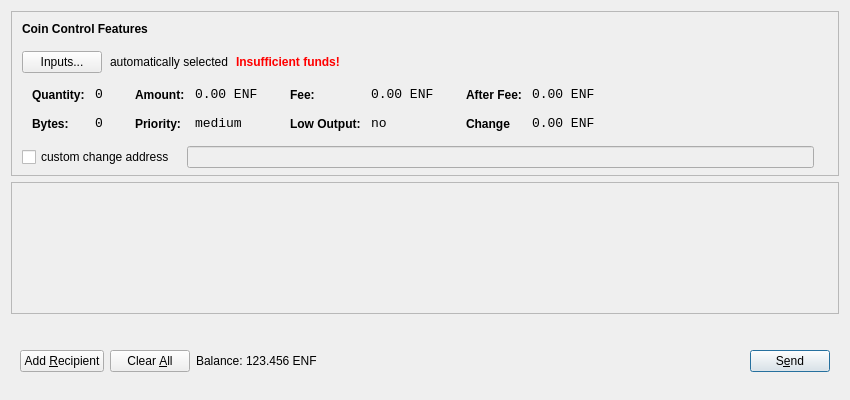
<?xml version="1.0" encoding="UTF-8"?>
<ui version="4.0">
 <class>SendCoinsDialog</class>
 <widget class="QDialog" name="SendCoinsDialog">
  <property name="geometry">
   <rect>
    <x>0</x>
    <y>0</y>
    <width>850</width>
    <height>400</height>
   </rect>
  </property>
  <property name="windowTitle">
   <string>Send Coins</string>
  </property>
  <layout class="QVBoxLayout" name="verticalLayout" stretch="0,1,0">
   <property name="bottomMargin">
    <number>8</number>
   </property>
   <item>
    <widget class="QFrame" name="frameCoinControl">
     <property name="sizePolicy">
      <sizepolicy hsizetype="Expanding" vsizetype="Expanding">
       <horstretch>0</horstretch>
       <verstretch>0</verstretch>
      </sizepolicy>
     </property>
     <property name="maximumSize">
      <size>
       <width>16777215</width>
       <height>16777215</height>
      </size>
     </property>
     <property name="frameShape">
      <enum>QFrame::StyledPanel</enum>
     </property>
     <property name="frameShadow">
      <enum>QFrame::Sunken</enum>
     </property>
     <layout class="QVBoxLayout" name="verticalLayoutCoinControl2">
      <property name="spacing">
       <number>6</number>
      </property>
      <property name="leftMargin">
       <number>0</number>
      </property>
      <property name="topMargin">
       <number>0</number>
      </property>
      <property name="rightMargin">
       <number>0</number>
      </property>
      <property name="bottomMargin">
       <number>6</number>
      </property>
      <item>
       <layout class="QVBoxLayout" name="verticalLayoutCoinControl" stretch="0,0,0,0,1">
        <property name="spacing">
         <number>0</number>
        </property>
        <property name="leftMargin">
         <number>10</number>
        </property>
        <property name="topMargin">
         <number>10</number>
        </property>
        <item>
         <layout class="QHBoxLayout" name="horizontalLayoutCoinControl1">
          <property name="bottomMargin">
           <number>15</number>
          </property>
          <item>
           <widget class="QLabel" name="labelCoinControlFeatures">
            <property name="sizePolicy">
             <sizepolicy hsizetype="Preferred" vsizetype="Maximum">
              <horstretch>0</horstretch>
              <verstretch>0</verstretch>
             </sizepolicy>
            </property>
            <property name="font">
             <font>
              <weight>75</weight>
              <bold>true</bold>
             </font>
            </property>
            <property name="styleSheet">
             <string notr="true">font-weight:bold;</string>
            </property>
            <property name="text">
             <string>Coin Control Features</string>
            </property>
           </widget>
          </item>
         </layout>
        </item>
        <item>
         <layout class="QHBoxLayout" name="horizontalLayoutCoinControl2" stretch="0,0,0,0">
          <property name="spacing">
           <number>8</number>
          </property>
          <property name="bottomMargin">
           <number>10</number>
          </property>
          <item>
           <widget class="QPushButton" name="pushButtonCoinControl">
            <property name="styleSheet">
             <string notr="true"/>
            </property>
            <property name="text">
             <string>Inputs...</string>
            </property>
           </widget>
          </item>
          <item>
           <widget class="QLabel" name="labelCoinControlAutomaticallySelected">
            <property name="text">
             <string>automatically selected</string>
            </property>
            <property name="margin">
             <number>5</number>
            </property>
           </widget>
          </item>
          <item>
           <widget class="QLabel" name="labelCoinControlInsuffFunds">
            <property name="font">
             <font>
              <weight>75</weight>
              <bold>true</bold>
             </font>
            </property>
            <property name="styleSheet">
             <string notr="true">color:red;font-weight:bold;</string>
            </property>
            <property name="text">
             <string>Insufficient funds!</string>
            </property>
            <property name="margin">
             <number>5</number>
            </property>
           </widget>
          </item>
          <item>
           <spacer name="horizontalSpacerCoinControl">
            <property name="orientation">
             <enum>Qt::Horizontal</enum>
            </property>
            <property name="sizeHint" stdset="0">
             <size>
              <width>40</width>
              <height>1</height>
             </size>
            </property>
           </spacer>
          </item>
         </layout>
        </item>
        <item>
         <widget class="QWidget" name="widgetCoinControl" native="true">
          <property name="sizePolicy">
           <sizepolicy hsizetype="Preferred" vsizetype="Preferred">
            <horstretch>0</horstretch>
            <verstretch>0</verstretch>
           </sizepolicy>
          </property>
          <property name="minimumSize">
           <size>
            <width>0</width>
            <height>0</height>
           </size>
          </property>
          <property name="styleSheet">
           <string notr="true"/>
          </property>
          <layout class="QHBoxLayout" name="horizontalLayoutCoinControl5">
           <property name="leftMargin">
            <number>0</number>
           </property>
           <property name="topMargin">
            <number>0</number>
           </property>
           <property name="rightMargin">
            <number>0</number>
           </property>
           <property name="bottomMargin">
            <number>0</number>
           </property>
           <item>
            <layout class="QHBoxLayout" name="horizontalLayoutCoinControl3" stretch="0,0,0,1">
             <property name="spacing">
              <number>20</number>
             </property>
             <property name="topMargin">
              <number>0</number>
             </property>
             <property name="bottomMargin">
              <number>10</number>
             </property>
             <item>
              <layout class="QFormLayout" name="formLayoutCoinControl1">
               <property name="horizontalSpacing">
                <number>10</number>
               </property>
               <property name="verticalSpacing">
                <number>14</number>
               </property>
               <property name="leftMargin">
                <number>10</number>
               </property>
               <property name="topMargin">
                <number>4</number>
               </property>
               <property name="rightMargin">
                <number>6</number>
               </property>
               <item row="0" column="0">
                <widget class="QLabel" name="labelCoinControlQuantityText">
                 <property name="styleSheet">
                  <string notr="true">font-weight:bold;</string>
                 </property>
                 <property name="text">
                  <string>Quantity:</string>
                 </property>
                 <property name="margin">
                  <number>0</number>
                 </property>
                </widget>
               </item>
               <item row="0" column="1">
                <widget class="QLabel" name="labelCoinControlQuantity">
                 <property name="font">
                  <font>
                   <family>Monospace</family>
                   <pointsize>10</pointsize>
                  </font>
                 </property>
                 <property name="cursor">
                  <cursorShape>IBeamCursor</cursorShape>
                 </property>
                 <property name="contextMenuPolicy">
                  <enum>Qt::ActionsContextMenu</enum>
                 </property>
                 <property name="text">
                  <string>0</string>
                 </property>
                 <property name="margin">
                  <number>0</number>
                 </property>
                 <property name="textInteractionFlags">
                  <set>Qt::LinksAccessibleByMouse|Qt::TextSelectableByKeyboard|Qt::TextSelectableByMouse</set>
                 </property>
                </widget>
               </item>
               <item row="1" column="0">
                <widget class="QLabel" name="labelCoinControlBytesText">
                 <property name="styleSheet">
                  <string notr="true">font-weight:bold;</string>
                 </property>
                 <property name="text">
                  <string>Bytes:</string>
                 </property>
                </widget>
               </item>
               <item row="1" column="1">
                <widget class="QLabel" name="labelCoinControlBytes">
                 <property name="font">
                  <font>
                   <family>Monospace</family>
                   <pointsize>10</pointsize>
                  </font>
                 </property>
                 <property name="cursor">
                  <cursorShape>IBeamCursor</cursorShape>
                 </property>
                 <property name="contextMenuPolicy">
                  <enum>Qt::ActionsContextMenu</enum>
                 </property>
                 <property name="text">
                  <string>0</string>
                 </property>
                 <property name="textInteractionFlags">
                  <set>Qt::LinksAccessibleByMouse|Qt::TextSelectableByKeyboard|Qt::TextSelectableByMouse</set>
                 </property>
                </widget>
               </item>
              </layout>
             </item>
             <item>
              <layout class="QFormLayout" name="formLayoutCoinControl2">
               <property name="horizontalSpacing">
                <number>10</number>
               </property>
               <property name="verticalSpacing">
                <number>14</number>
               </property>
               <property name="leftMargin">
                <number>6</number>
               </property>
               <property name="topMargin">
                <number>4</number>
               </property>
               <property name="rightMargin">
                <number>6</number>
               </property>
               <item row="0" column="0">
                <widget class="QLabel" name="labelCoinControlAmountText">
                 <property name="styleSheet">
                  <string notr="true">font-weight:bold;</string>
                 </property>
                 <property name="text">
                  <string>Amount:</string>
                 </property>
                 <property name="margin">
                  <number>0</number>
                 </property>
                </widget>
               </item>
               <item row="0" column="1">
                <widget class="QLabel" name="labelCoinControlAmount">
                 <property name="font">
                  <font>
                   <family>Monospace</family>
                   <pointsize>10</pointsize>
                  </font>
                 </property>
                 <property name="cursor">
                  <cursorShape>IBeamCursor</cursorShape>
                 </property>
                 <property name="contextMenuPolicy">
                  <enum>Qt::ActionsContextMenu</enum>
                 </property>
                 <property name="text">
                  <string>0.00 ENF</string>
                 </property>
                 <property name="textInteractionFlags">
                  <set>Qt::LinksAccessibleByMouse|Qt::TextSelectableByKeyboard|Qt::TextSelectableByMouse</set>
                 </property>
                </widget>
               </item>
               <item row="1" column="0">
                <widget class="QLabel" name="labelCoinControlPriorityText">
                 <property name="styleSheet">
                  <string notr="true">font-weight:bold;</string>
                 </property>
                 <property name="text">
                  <string>Priority:</string>
                 </property>
                </widget>
               </item>
               <item row="1" column="1">
                <widget class="QLabel" name="labelCoinControlPriority">
                 <property name="font">
                  <font>
                   <family>Monospace</family>
                   <pointsize>10</pointsize>
                  </font>
                 </property>
                 <property name="cursor">
                  <cursorShape>IBeamCursor</cursorShape>
                 </property>
                 <property name="contextMenuPolicy">
                  <enum>Qt::ActionsContextMenu</enum>
                 </property>
                 <property name="text">
                  <string>medium</string>
                 </property>
                 <property name="textInteractionFlags">
                  <set>Qt::LinksAccessibleByMouse|Qt::TextSelectableByKeyboard|Qt::TextSelectableByMouse</set>
                 </property>
                </widget>
               </item>
              </layout>
             </item>
             <item>
              <layout class="QFormLayout" name="formLayoutCoinControl3">
               <property name="horizontalSpacing">
                <number>10</number>
               </property>
               <property name="verticalSpacing">
                <number>14</number>
               </property>
               <property name="leftMargin">
                <number>6</number>
               </property>
               <property name="topMargin">
                <number>4</number>
               </property>
               <property name="rightMargin">
                <number>6</number>
               </property>
               <item row="0" column="0">
                <widget class="QLabel" name="labelCoinControlFeeText">
                 <property name="styleSheet">
                  <string notr="true">font-weight:bold;</string>
                 </property>
                 <property name="text">
                  <string>Fee:</string>
                 </property>
                 <property name="margin">
                  <number>0</number>
                 </property>
                </widget>
               </item>
               <item row="0" column="1">
                <widget class="QLabel" name="labelCoinControlFee">
                 <property name="font">
                  <font>
                   <family>Monospace</family>
                   <pointsize>10</pointsize>
                  </font>
                 </property>
                 <property name="cursor">
                  <cursorShape>IBeamCursor</cursorShape>
                 </property>
                 <property name="contextMenuPolicy">
                  <enum>Qt::ActionsContextMenu</enum>
                 </property>
                 <property name="text">
                  <string>0.00 ENF</string>
                 </property>
                 <property name="textInteractionFlags">
                  <set>Qt::LinksAccessibleByMouse|Qt::TextSelectableByKeyboard|Qt::TextSelectableByMouse</set>
                 </property>
                </widget>
               </item>
               <item row="1" column="0">
                <widget class="QLabel" name="labelCoinControlLowOutputText">
                 <property name="styleSheet">
                  <string notr="true">font-weight:bold;</string>
                 </property>
                 <property name="text">
                  <string>Low Output:</string>
                 </property>
                </widget>
               </item>
               <item row="1" column="1">
                <widget class="QLabel" name="labelCoinControlLowOutput">
                 <property name="font">
                  <font>
                   <family>Monospace</family>
                   <pointsize>10</pointsize>
                  </font>
                 </property>
                 <property name="cursor">
                  <cursorShape>IBeamCursor</cursorShape>
                 </property>
                 <property name="contextMenuPolicy">
                  <enum>Qt::ActionsContextMenu</enum>
                 </property>
                 <property name="text">
                  <string>no</string>
                 </property>
                 <property name="textInteractionFlags">
                  <set>Qt::LinksAccessibleByMouse|Qt::TextSelectableByKeyboard|Qt::TextSelectableByMouse</set>
                 </property>
                </widget>
               </item>
              </layout>
             </item>
             <item>
              <layout class="QFormLayout" name="formLayoutCoinControl4">
               <property name="horizontalSpacing">
                <number>10</number>
               </property>
               <property name="verticalSpacing">
                <number>14</number>
               </property>
               <property name="leftMargin">
                <number>6</number>
               </property>
               <property name="topMargin">
                <number>4</number>
               </property>
               <property name="rightMargin">
                <number>6</number>
               </property>
               <item row="0" column="0">
                <widget class="QLabel" name="labelCoinControlAfterFeeText">
                 <property name="styleSheet">
                  <string notr="true">font-weight:bold;</string>
                 </property>
                 <property name="text">
                  <string>After Fee:</string>
                 </property>
                 <property name="margin">
                  <number>0</number>
                 </property>
                </widget>
               </item>
               <item row="0" column="1">
                <widget class="QLabel" name="labelCoinControlAfterFee">
                 <property name="font">
                  <font>
                   <family>Monospace</family>
                   <pointsize>10</pointsize>
                  </font>
                 </property>
                 <property name="cursor">
                  <cursorShape>IBeamCursor</cursorShape>
                 </property>
                 <property name="contextMenuPolicy">
                  <enum>Qt::ActionsContextMenu</enum>
                 </property>
                 <property name="text">
                  <string>0.00 ENF</string>
                 </property>
                 <property name="textInteractionFlags">
                  <set>Qt::LinksAccessibleByMouse|Qt::TextSelectableByKeyboard|Qt::TextSelectableByMouse</set>
                 </property>
                </widget>
               </item>
               <item row="1" column="0">
                <widget class="QLabel" name="labelCoinControlChangeText">
                 <property name="styleSheet">
                  <string notr="true">font-weight:bold;</string>
                 </property>
                 <property name="text">
                  <string>Change</string>
                 </property>
                </widget>
               </item>
               <item row="1" column="1">
                <widget class="QLabel" name="labelCoinControlChange">
                 <property name="font">
                  <font>
                   <family>Monospace</family>
                   <pointsize>10</pointsize>
                  </font>
                 </property>
                 <property name="cursor">
                  <cursorShape>IBeamCursor</cursorShape>
                 </property>
                 <property name="contextMenuPolicy">
                  <enum>Qt::ActionsContextMenu</enum>
                 </property>
                 <property name="text">
                  <string>0.00 ENF</string>
                 </property>
                 <property name="textInteractionFlags">
                  <set>Qt::LinksAccessibleByMouse|Qt::TextSelectableByKeyboard|Qt::TextSelectableByMouse</set>
                 </property>
                </widget>
               </item>
              </layout>
             </item>
            </layout>
           </item>
          </layout>
         </widget>
        </item>
        <item>
         <layout class="QHBoxLayout" name="horizontalLayoutCoinControl4" stretch="0,0,0">
          <property name="spacing">
           <number>12</number>
          </property>
          <property name="sizeConstraint">
           <enum>QLayout::SetDefaultConstraint</enum>
          </property>
          <property name="topMargin">
           <number>5</number>
          </property>
          <property name="rightMargin">
           <number>5</number>
          </property>
          <item>
           <widget class="QCheckBox" name="checkBoxCoinControlChange">
            <property name="text">
             <string>custom change address</string>
            </property>
           </widget>
          </item>
          <item>
           <widget class="QLineEdit" name="lineEditCoinControlChange">
            <property name="enabled">
             <bool>false</bool>
            </property>
            <property name="sizePolicy">
             <sizepolicy hsizetype="Expanding" vsizetype="Fixed">
              <horstretch>0</horstretch>
              <verstretch>0</verstretch>
             </sizepolicy>
            </property>
           </widget>
          </item>
          <item>
           <widget class="QLabel" name="labelCoinControlChangeLabel">
            <property name="sizePolicy">
             <sizepolicy hsizetype="Preferred" vsizetype="Expanding">
              <horstretch>0</horstretch>
              <verstretch>0</verstretch>
             </sizepolicy>
            </property>
            <property name="minimumSize">
             <size>
              <width>0</width>
              <height>0</height>
             </size>
            </property>
            <property name="text">
             <string/>
            </property>
            <property name="margin">
             <number>3</number>
            </property>
           </widget>
          </item>
         </layout>
        </item>
        <item>
         <spacer name="verticalSpacerCoinControl">
          <property name="orientation">
           <enum>Qt::Vertical</enum>
          </property>
          <property name="sizeHint" stdset="0">
           <size>
            <width>800</width>
            <height>1</height>
           </size>
          </property>
         </spacer>
        </item>
       </layout>
      </item>
     </layout>
    </widget>
   </item>
   <item>
    <widget class="QScrollArea" name="scrollArea">
     <property name="widgetResizable">
      <bool>true</bool>
     </property>
     <widget class="QWidget" name="scrollAreaWidgetContents">
      <property name="geometry">
       <rect>
        <x>0</x>
        <y>0</y>
        <width>830</width>
        <height>124</height>
       </rect>
      </property>
      <layout class="QVBoxLayout" name="verticalLayout_2">
       <property name="leftMargin">
        <number>0</number>
       </property>
       <property name="topMargin">
        <number>0</number>
       </property>
       <property name="rightMargin">
        <number>0</number>
       </property>
       <property name="bottomMargin">
        <number>0</number>
       </property>
       <item>
        <layout class="QVBoxLayout" name="entries">
         <property name="spacing">
          <number>6</number>
         </property>
        </layout>
       </item>
       <item>
        <spacer name="verticalSpacer">
         <property name="orientation">
          <enum>Qt::Vertical</enum>
         </property>
         <property name="sizeHint" stdset="0">
          <size>
           <width>20</width>
           <height>40</height>
          </size>
         </property>
        </spacer>
       </item>
      </layout>
     </widget>
    </widget>
   </item>
   <item>
    <widget class="QWidget" name="buttonBar" native="true">
     <layout class="QHBoxLayout" name="horizontalLayout">
      <property name="leftMargin">
       <number>9</number>
      </property>
      <property name="topMargin">
       <number>30</number>
      </property>
      <property name="rightMargin">
       <number>9</number>
      </property>
      <property name="bottomMargin">
       <number>20</number>
      </property>
      <item>
       <widget class="QPushButton" name="addButton">
        <property name="maximumSize">
         <size>
          <width>136</width>
          <height>36</height>
         </size>
        </property>
        <property name="toolTip">
         <string>Send to multiple recipients at once</string>
        </property>
        <property name="text">
         <string>Add &amp;Recipient</string>
        </property>
        <property name="autoDefault">
         <bool>false</bool>
        </property>
       </widget>
      </item>
      <item>
       <widget class="QPushButton" name="clearButton">
        <property name="sizePolicy">
         <sizepolicy hsizetype="Minimum" vsizetype="Fixed">
          <horstretch>0</horstretch>
          <verstretch>0</verstretch>
         </sizepolicy>
        </property>
        <property name="maximumSize">
         <size>
          <width>100</width>
          <height>36</height>
         </size>
        </property>
        <property name="toolTip">
         <string>Remove all transaction fields</string>
        </property>
        <property name="text">
         <string>Clear &amp;All</string>
        </property>
        <property name="autoRepeatDelay">
         <number>300</number>
        </property>
        <property name="autoDefault">
         <bool>false</bool>
        </property>
       </widget>
      </item>
      <item>
       <layout class="QHBoxLayout" name="horizontalLayout_2">
        <property name="spacing">
         <number>3</number>
        </property>
        <item>
         <widget class="QLabel" name="label">
          <property name="sizePolicy">
           <sizepolicy hsizetype="Preferred" vsizetype="Fixed">
            <horstretch>0</horstretch>
            <verstretch>0</verstretch>
           </sizepolicy>
          </property>
          <property name="text">
           <string>Balance:</string>
          </property>
         </widget>
        </item>
        <item>
         <widget class="QLabel" name="labelBalance">
          <property name="sizePolicy">
           <sizepolicy hsizetype="Preferred" vsizetype="Fixed">
            <horstretch>0</horstretch>
            <verstretch>0</verstretch>
           </sizepolicy>
          </property>
          <property name="cursor">
           <cursorShape>IBeamCursor</cursorShape>
          </property>
          <property name="text">
           <string>123.456 ENF</string>
          </property>
          <property name="textInteractionFlags">
           <set>Qt::LinksAccessibleByMouse|Qt::TextSelectableByKeyboard|Qt::TextSelectableByMouse</set>
          </property>
         </widget>
        </item>
       </layout>
      </item>
      <item>
       <spacer name="horizontalSpacer">
        <property name="orientation">
         <enum>Qt::Horizontal</enum>
        </property>
        <property name="sizeHint" stdset="0">
         <size>
          <width>40</width>
          <height>20</height>
         </size>
        </property>
       </spacer>
      </item>
      <item>
       <widget class="QPushButton" name="sendButton">
        <property name="maximumSize">
         <size>
          <width>96</width>
          <height>36</height>
         </size>
        </property>
        <property name="toolTip">
         <string>Confirm the send action</string>
        </property>
        <property name="text">
         <string>S&amp;end</string>
        </property>
        <property name="default">
         <bool>true</bool>
        </property>
       </widget>
      </item>
     </layout>
    </widget>
   </item>
  </layout>
 </widget>
 <resources/>
 <connections/>
</ui>
